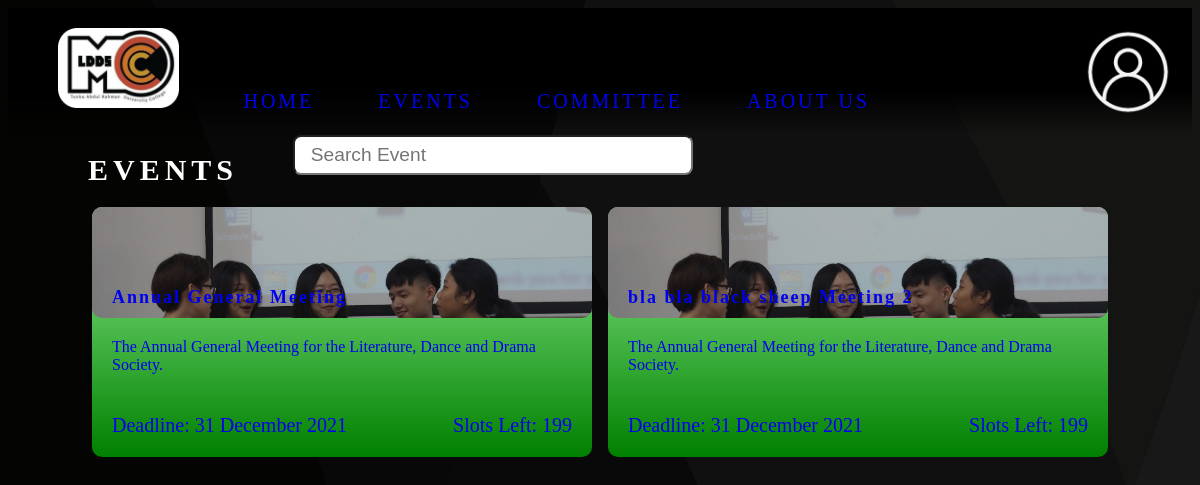
/events/index.php, run on an earlier commit of the app's database.
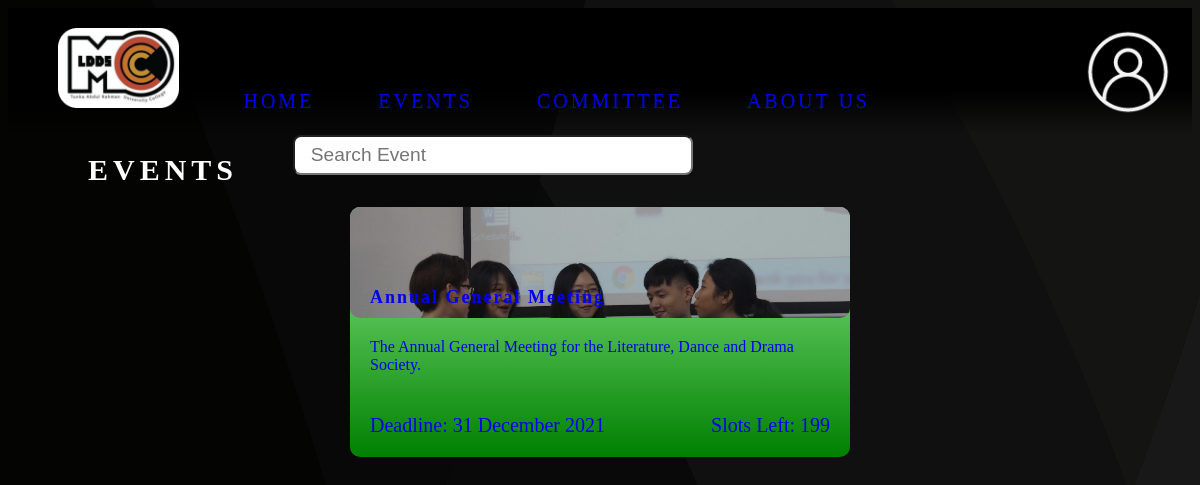
And on a later commit of the database.
### tables this page shows
CREATE TABLE `event` (
  `id` int(11) NOT NULL,
  `name` varchar(45) NOT NULL,
  `description` varchar(250) NOT NULL,
  `date` date NOT NULL,
  `start_time` time NOT NULL,
  `end_time` time NOT NULL,
  `venue` varchar(20) NOT NULL,
  `capacity` int(11) NOT NULL,
  `deadline` date NOT NULL,
  `person_in_charge` varchar(10) NOT NULL
);

### events/index.php (the view, shortened to what this page needs)
<?php
require_once('../banner.php');
?>
<!DOCTYPE html>
<html lang="en">
    <head>
        <link rel="stylesheet" href="https://code.getmdl.io/1.3.0/material.grey-orange.min.css" />
        <link rel="stylesheet" href="/wst-ldds/style/main.css">
        <link rel="stylesheet" href="/wst-ldds/style/events.css">
    </head>
    <body>
        <div class="content">
            <h1>Events</h1>
            <input type="text" class ="event-searchbox" id="event-searchbox" placeholder="Search Event" oninput="search(this)">
            <div class="events-list">
            <?php
                require_once("./../config/conn.php");
                $query = $conn->prepare("SELECT * FROM event;");
                $query->execute();
                $result = $query -> get_result();
                if ($result->num_rows > 0) {
                    while ($row = $result->fetch_assoc()) {
                        $query2 = $conn->prepare("SELECT COUNT(*) AS slots_taken FROM event_registration WHERE event_id=?");
                        $query2->bind_param("s", $row['id']);
                        $query2->execute();
                        $registrationResult = $query2->get_result();
                        $slotsTaken = $registrationResult->fetch_assoc()['slots_taken'];
                        echo '<a class="event-box" href="/wst-ldds/event/'.$row['id'].'">
                                <h3>'.$row['name'].'</h3>
                                <div class="desc">'.$row['description'].'</div>
                                <div class="deadline">Deadline: '.date("d F Y", strtotime($row['deadline'])).'</div>
                                <div class="slots-left">Slots Left: '.($row['capacity'] - $slotsTaken).'</div>
                            </a>';
                    }
                } else {
                }
             ?>
            </div>
        </div>
    </body>
</html>

### banner.php (shortened to what this page needs)
<html>
    <head>
        <link rel="stylesheet" href="/wst-ldds/style/banner.css">
    </head>
    <body>
        <div class="banner" id="banner">
            <img class="logo "src="/wst-ldds/style/images/ldds-logo.png" alt="logo" />
            <a class="navbar" href="/wst-ldds/">Home</a>
            <a class="navbar" href="/wst-ldds/events/">Events</a>
            <a class="navbar" href="/wst-ldds/committee/">Committee</a>
            <a class="navbar" href="/wst-ldds/about-us/">About Us</a>
            <div class="dropdown">
                <img class="user-icon" src="/wst-ldds/profile/images/<?php echo isset($_SESSION['img_path']) ? $_SESSION['img_path'] : 'default.png';?>" alt="user" />
            </div>
        </div>
    </body>
</html>

### style/banner.css (style rules this page uses)
.banner { padding: 20px; background-image: linear-gradient(to bottom, black 65%, rgba(0, 0, 0, 0)); }
.banner .logo { height: 80px; padding: 0 30px; }
.banner .navbar { padding: 10px 30px; border-radius: 12px; font-size: 20px; text-transform: uppercase; text-decoration: none; letter-spacing: 3px; transition: background-color 0.5s; }
.dropdown { position: relative; float: right; }
.dropdown .user-icon { vertical-align: middle; height: 5.5rem; width: 5.5rem; object-fit: cover; cursor: pointer; border-radius: 50%; }

### style/main.css (style rules this page uses)
body { background: url('./images/bg.svg') fixed; background-size: cover; overflow-x: hidden; overflow-y: overlay; }
.content { padding: 0 80px; color: white; }
.content h1 { font-size: 30px; text-transform: uppercase; letter-spacing: 5px; }
.deadline { left: 0px; }

### style/events.css (style rules this page uses)
.event-searchbox, .event-searchbox input:focus { margin: -4.5rem 12.8rem; width: 25rem; height: 2.5rem; border-radius: 0.5rem; outline: none; padding-left: 1rem; font-size: 1.2rem; }
.events-list { display: flex; flex-wrap: wrap; gap: 1rem; justify-content: center; }
.event-box { border-radius: 10px; text-decoration: none; background: linear-gradient(to bottom, lightgreen, green); width: 500px; transition: box-shadow .2s; }
.event-box > h3 { border-radius: 10px; font-size: 1.5vw; letter-spacing: 2px; padding: 80px 20px 10px 20px; margin: 0; background: url('/wst-ldds/style/images/carousel/JLC.jpg'); background-size: cover; background-repeat: no-repeat; box-shadow: inset 0 0 0 1000px rgba(0,0,0,.2); }
.event-box > .desc { padding: 20px; }
.event-box > .deadline, .event-box > .slots-left { display: inline-block; padding: 20px; font-size: 20px; }
.event-box > .slots-left { float: right; }

What changed in the data, as far as the page shows it:
removed event: name "bla bla black sheep Meeting 2", description "The Annual General Meeting for the Literature, Dance and Drama Society.", deadline "31 December 2021", capacity "199"
